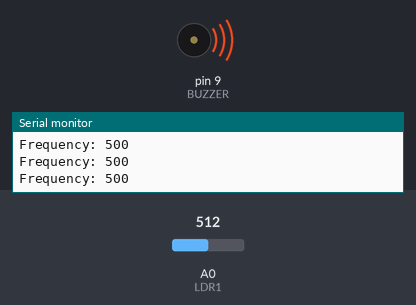
Bench run of a sketch on a simulated Arduino Uno, built with avr-gcc and run on an emulated ATmega328P. Parts: buzzer (waves = sounding), the last lines printed to the serial monitor. The test bench sets the inputs (shaded band); at power-on: A0 (LDR1) = 512.

Above: at 1.2 s.
1.3 s: A0 (LDR1) set to 52
At 2.2 s:
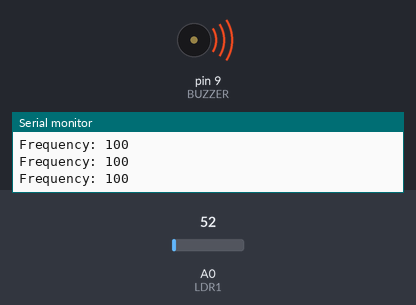
2.8 s: A0 (LDR1) set to 46
At 4.0 s:
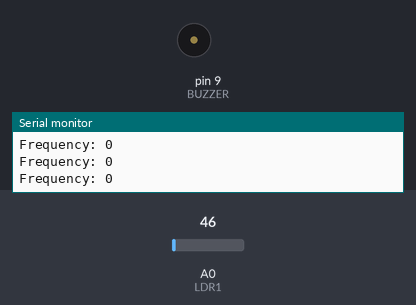
4.3 s: A0 (LDR1) set to 122
At 5.4 s:
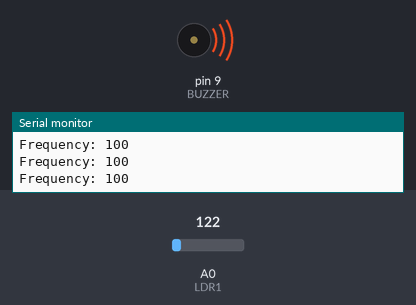
5.9 s: A0 (LDR1) set to 0
At 6.7 s:
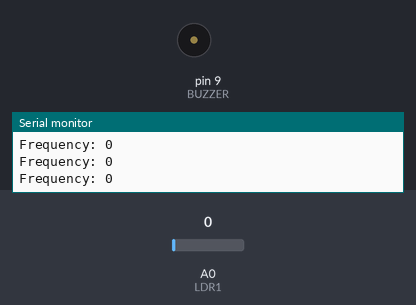
Timing chart, 0 to 8.5 s (numbered marks = the images above; inputs shaded):
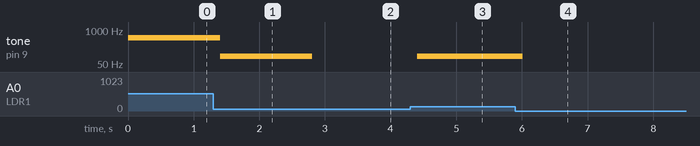

Measured:
- the behaviour switches between 50 and 49 on A0 (LDR1) (found by bisection; images 1 and 2)
- after the input at 1.3 s, tone on pin 9 (BUZZER): 500 Hz → 100 Hz after 0.10 s
- after the input at 2.8 s, tone on pin 9 (BUZZER): 100 Hz → silent at once
- after the input at 4.3 s, tone on pin 9 (BUZZER): silent → 100 Hz after 0.11 s
- after the input at 5.9 s, tone on pin 9 (BUZZER): 100 Hz → silent after 0.11 s

The sketch:

optical_theremin.ino
```cpp
#define BUZZER 9
#define LDR1 14

long frequency;

// stores a multiplier value to determin the pitch of the sound
int pitch = 1;

// controls the speed of the change in sound
int tempo = 2;

// range of pitches available
int range = 100;

void setup() {
  // put your setup code here, to run once:
  Serial.begin(9600);

  // initial buzzer
  pinMode(BUZZER, OUTPUT);
}

void loop() {
  // put your main code here, to run repeatedly:

  // determine tone to be generated by buzzer
  frequency = analogRead(LDR1) * pitch;

  // creates a range of accessible tones
  frequency = range * ((frequency + 50) / range);

  // generate sound
  tone(BUZZER, frequency);

  // tempo of instrument determined by the delay
  delay(tempo * 100);

  Serial.print("Frequency: ");
  Serial.println(frequency);
}
```
